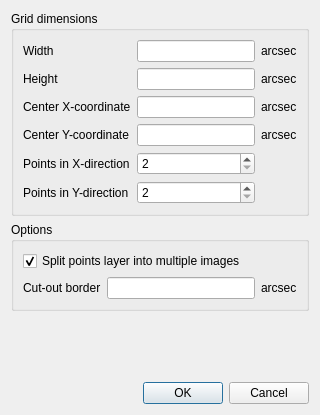
<?xml version="1.0" encoding="UTF-8"?>
<ui version="4.0">
 <class>NullGridDialog</class>
 <widget class="QDialog" name="NullGridDialog">
  <property name="geometry">
   <rect>
    <x>0</x>
    <y>0</y>
    <width>320</width>
    <height>415</height>
   </rect>
  </property>
  <property name="windowTitle">
   <string>Create null-space grid</string>
  </property>
  <layout class="QGridLayout" name="gridLayout_4">
   <item row="0" column="0">
    <layout class="QVBoxLayout" name="verticalLayout_3">
     <item>
      <layout class="QVBoxLayout" name="verticalLayout_2">
       <item>
        <widget class="QGroupBox" name="groupBox">
         <property name="title">
          <string>Grid dimensions</string>
         </property>
         <layout class="QGridLayout" name="gridLayout_2">
          <item row="0" column="0">
           <layout class="QGridLayout" name="gridLayout">
            <item row="0" column="0">
             <widget class="QLabel" name="label">
              <property name="text">
               <string>Width</string>
              </property>
             </widget>
            </item>
            <item row="0" column="1">
             <widget class="DoubleLineEdit" name="m_widthEdit"/>
            </item>
            <item row="0" column="2">
             <widget class="QLabel" name="label_3">
              <property name="text">
               <string>arcsec</string>
              </property>
             </widget>
            </item>
            <item row="1" column="0">
             <widget class="QLabel" name="label_2">
              <property name="text">
               <string>Height</string>
              </property>
             </widget>
            </item>
            <item row="1" column="1">
             <widget class="DoubleLineEdit" name="m_heightEdit"/>
            </item>
            <item row="1" column="2">
             <widget class="QLabel" name="label_4">
              <property name="text">
               <string>arcsec</string>
              </property>
             </widget>
            </item>
            <item row="2" column="0">
             <widget class="QLabel" name="label_6">
              <property name="text">
               <string>Center X-coordinate</string>
              </property>
             </widget>
            </item>
            <item row="2" column="1">
             <widget class="DoubleLineEdit" name="m_centerXEdit"/>
            </item>
            <item row="2" column="2">
             <widget class="QLabel" name="label_9">
              <property name="text">
               <string>arcsec</string>
              </property>
             </widget>
            </item>
            <item row="3" column="0">
             <widget class="QLabel" name="label_7">
              <property name="text">
               <string>Center Y-coordinate</string>
              </property>
             </widget>
            </item>
            <item row="3" column="1">
             <widget class="DoubleLineEdit" name="m_centerYEdit"/>
            </item>
            <item row="3" column="2">
             <widget class="QLabel" name="label_10">
              <property name="text">
               <string>arcsec</string>
              </property>
             </widget>
            </item>
            <item row="4" column="0">
             <widget class="QLabel" name="label_5">
              <property name="text">
               <string>Points in X-direction</string>
              </property>
             </widget>
            </item>
            <item row="4" column="1">
             <widget class="QSpinBox" name="m_numXBox">
              <property name="minimum">
               <number>2</number>
              </property>
              <property name="maximum">
               <number>1024</number>
              </property>
             </widget>
            </item>
            <item row="5" column="0">
             <widget class="QLabel" name="label_8">
              <property name="text">
               <string>Points in Y-direction</string>
              </property>
             </widget>
            </item>
            <item row="5" column="1">
             <widget class="QSpinBox" name="m_numYBox">
              <property name="minimum">
               <number>2</number>
              </property>
              <property name="maximum">
               <number>1024</number>
              </property>
             </widget>
            </item>
           </layout>
          </item>
         </layout>
        </widget>
       </item>
       <item>
        <widget class="QGroupBox" name="groupBox_2">
         <property name="title">
          <string>Options</string>
         </property>
         <layout class="QGridLayout" name="gridLayout_3">
          <item row="0" column="0">
           <layout class="QVBoxLayout" name="verticalLayout">
            <item>
             <widget class="QCheckBox" name="m_splitBox">
              <property name="text">
               <string>Split points layer into multiple images</string>
              </property>
              <property name="checked">
               <bool>true</bool>
              </property>
             </widget>
            </item>
            <item>
             <layout class="QHBoxLayout" name="horizontalLayout_2">
              <item>
               <widget class="QLabel" name="label_11">
                <property name="text">
                 <string>Cut-out border</string>
                </property>
               </widget>
              </item>
              <item>
               <widget class="DoubleLineEdit" name="m_cutoutEdit"/>
              </item>
              <item>
               <widget class="QLabel" name="label_12">
                <property name="text">
                 <string>arcsec</string>
                </property>
               </widget>
              </item>
             </layout>
            </item>
           </layout>
          </item>
         </layout>
        </widget>
       </item>
      </layout>
     </item>
     <item>
      <spacer name="verticalSpacer">
       <property name="orientation">
        <enum>Qt::Vertical</enum>
       </property>
       <property name="sizeHint" stdset="0">
        <size>
         <width>20</width>
         <height>40</height>
        </size>
       </property>
      </spacer>
     </item>
     <item>
      <layout class="QHBoxLayout" name="horizontalLayout">
       <item>
        <spacer name="horizontalSpacer">
         <property name="orientation">
          <enum>Qt::Horizontal</enum>
         </property>
         <property name="sizeHint" stdset="0">
          <size>
           <width>40</width>
           <height>20</height>
          </size>
         </property>
        </spacer>
       </item>
       <item>
        <widget class="QDialogButtonBox" name="buttonBox">
         <property name="orientation">
          <enum>Qt::Horizontal</enum>
         </property>
         <property name="standardButtons">
          <set>QDialogButtonBox::Cancel|QDialogButtonBox::Ok</set>
         </property>
        </widget>
       </item>
      </layout>
     </item>
    </layout>
   </item>
  </layout>
 </widget>
 <customwidgets>
  <customwidget>
   <class>DoubleLineEdit</class>
   <extends>QLineEdit</extends>
   <header>doublelineedit.h</header>
  </customwidget>
 </customwidgets>
 <resources/>
 <connections>
  <connection>
   <sender>buttonBox</sender>
   <signal>accepted()</signal>
   <receiver>NullGridDialog</receiver>
   <slot>accept()</slot>
   <hints>
    <hint type="sourcelabel">
     <x>248</x>
     <y>254</y>
    </hint>
    <hint type="destinationlabel">
     <x>157</x>
     <y>274</y>
    </hint>
   </hints>
  </connection>
  <connection>
   <sender>buttonBox</sender>
   <signal>rejected()</signal>
   <receiver>NullGridDialog</receiver>
   <slot>reject()</slot>
   <hints>
    <hint type="sourcelabel">
     <x>316</x>
     <y>260</y>
    </hint>
    <hint type="destinationlabel">
     <x>286</x>
     <y>274</y>
    </hint>
   </hints>
  </connection>
 </connections>
</ui>
